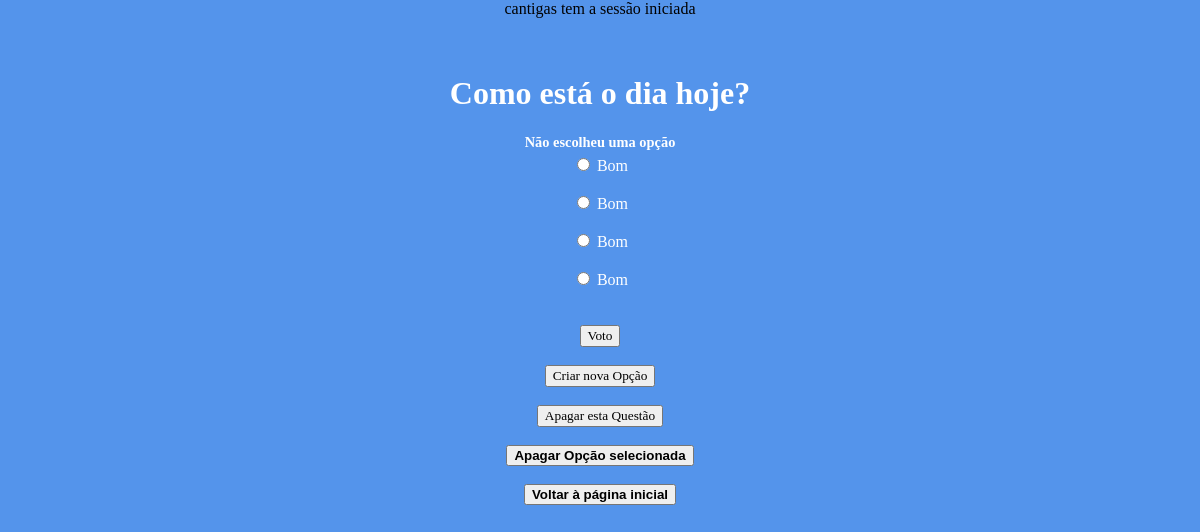
Page /votacao/2/voto (signed in) on the committed database.
### votacao/models.py (models this page shows, shortened)
class Questao(models.Model):
 questao_texto = models.CharField(max_length=200)
 pub_data = models.DateTimeField('data de publicacao')

class Opcao(models.Model):
 questao = models.ForeignKey(Questao, on_delete=models.CASCADE)
 opcao_texto = models.CharField(max_length=200)
 votos = models.IntegerField(default=0)

### votacao/views.py (the view)
# urls.py: path("<int:questao_id>/voto", views.voto, name="voto"),
@login_required(login_url='/votacao/iniciarsessao')
def voto(request, questao_id):
    questao = get_object_or_404(Questao, pk=questao_id)
    try:
        opcao_seleccionada = questao.opcao_set.get(pk=request.POST['opcao'])
    except (KeyError, Opcao.DoesNotExist):
        return render(request, 'votacao/detalhe.html', {'questao': questao, 'error_message': "Não escolheu uma opção",})
    else:
        opcao_seleccionada.votos += 1
        opcao_seleccionada.save()
        return HttpResponseRedirect(reverse('votacao:resultados', args=(questao.id,)))

### votacao/templates/votacao/detalhe.html (shortened to what this page needs)
{% extends "./secondbase.html" %}
{% block body %}
    <h1>{{ questao.questao_texto }}</h1>
    {% if error_message %}
        <p><strong>{{ error_message }}</strong></p>
    {% endif %}
    <form id="form1" action="{% url 'votacao:voto' questao.id %}" method="post">
        {% for opcao in questao.opcao_set.all %}
            <input type="radio" name="opcao" id="opcao{{ forloop.counter }}" value="{{ opcao.id }}" />
            <label for="opcao{{ forloop.counter }}">{{ opcao.opcao_texto }}</label>
        <br>
        <br>
        {% endfor %}
        <br>
        {% if request.user.is_authenticated %}
            <input type="submit" value="Voto" />
        {% endif %}
        <br>
        <br>
    </form>
    <br>
    {% if request.user.is_authenticated and request.user.is_superuser %}
        <form action="{% url 'votacao:view_opcao_otimizada' questao.id %}" method="get">
            <input type="submit" value="Criar nova Opção" />
        </form>
        <br>
        <br>
        <form action="{% url 'votacao:apagarquestao' questao.id %}" method="get">
                <input type="submit" value="Apagar esta Questão" />
        </form>
        <br>
        <br>
        <button type="submit" form="form1" formaction="{% url 'votacao:apagaropcao' questao.id %}"><b>Apagar Opção selecionada</b></button>
    {% endif %}
    <br>
    <br>
{% endblock %}

### votacao/templates/votacao/index.html (shortened to what this page needs)
<!DOCTYPE html>
<html lang="en">
<head>
    {% load static %}
    <link rel="stylesheet" type="text/css" href="{% static 'votacao/css/estilos.css' %}">
</head>
<body>
    <div>
        {% if request.user.is_authenticated %}
            <a onmouseover="show()" id="u" onmouseout="hide()">{{request.user.username}} tem a sessão iniciada</a>
        <br>
        <br>
    </div>
        {% else %}
            <p>O utilizador não tem a sessão iniciada</p>
            <a href="{% url 'votacao:registar' %}">Registar</a>
            <a href="{% url 'votacao:iniciarsessao' %}">Iniciar Sessão</a>
        {% endif %}
    <br>
    {% block body %}{% endblock %}
{% block homepage %}
{% endblock %}
</body>
</html>

### votacao/static/votacao/css/estilos.css (style rules this page uses)
body { background-image: url('images/Iscte.JPG'); background-color: #5494EB; background-position: center; background-size: auto; background-repeat: no-repeat; margin: 0; font-family: Arial black; align:center; text-align:center; }
h1 { font-family: Arial black; text-align: center; color: white; }
p, li { text-align:center; color: white; font-size: 30px; }
label { color: white; text-align: center; font-family: Arial black; }
input { color: black; text-align: center; font-family: Arial black; }
form { postion:fixed; top:50%; left:50%; width:500px; display:inline-block; margin: auto; }
.article > h2, p { margin: 4px; font-size: 90%; }

### rows in the picture
Questao: questao_texto "Como está o dia hoje?"
Opcao: opcao_texto "Bom"
Opcao: opcao_texto "Bom"
Opcao: opcao_texto "Bom"
Opcao: opcao_texto "Bom"

### other values in the picture
{{ request.user.username }} "cantigas"
{{ error_message }} "Não escolheu uma opção"
